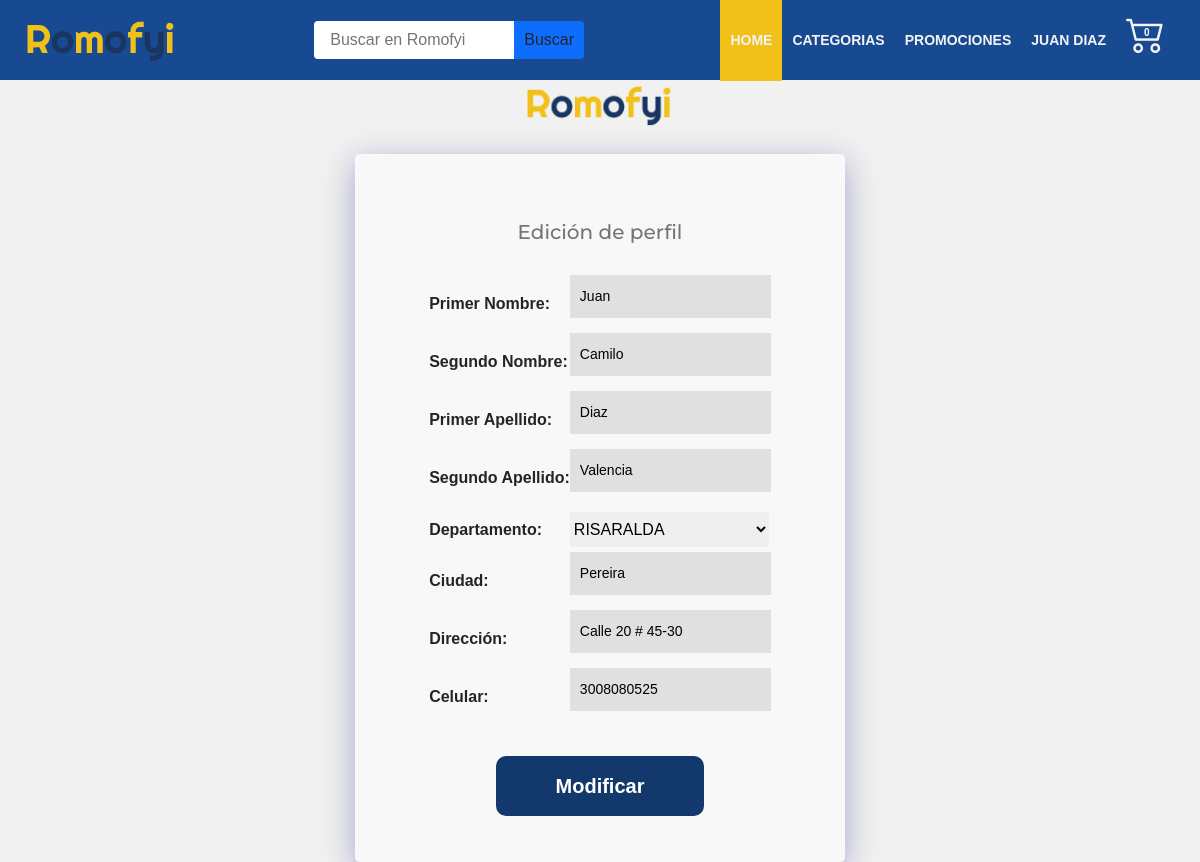
/modPerfUs/ (signed in), run on the app's committed database.
### Aplicaciones/Usuarios/models.py (models this page shows, shortened)
class PerfilUsuario(models.Model):
    nombre1 = models.CharField(max_length=30, default="user")
    nombre2 = models.CharField(max_length=30, default="default")
    primerApellido = models.CharField(max_length=50,default="")
    segundoApellido = models.CharField(max_length=50,default="")
    user = models.OneToOneField(User, null=False, blank=False, on_delete=models.CASCADE)
    departamento = models.CharField(max_length=50,choices = departamento, default = '')
    ciudad = models.CharField(max_length=50, default="")
    celular = models.CharField(max_length=10,default="")
    direccion = models.CharField(max_length=50,default="")
    created_at = models.DateTimeField(auto_now_add=True)

### Aplicaciones/Usuarios/views.py (the view)
# urls.py: path('modPerfUs/', modificarPerUsuario, name ='ModificarPerfil'),
def modificarPerUsuario(request):
    user = request.user.id
    us = PerfilUsuario.objects.get(user_id = user)
    if request.method == 'POST':
        form = editarDatos(request.POST, request.FILES, instance= us)
        if form.is_valid():
            nom1 = request.POST.get('nombre1')
            nom2 = request.POST.get('nombre2')
            apel1 = request.POST.get('primerApellido')
            apel2 = request.POST.get('segundoApellido')
            dir = request.POST.get('direccion')
            depart = request.POST.get('departamento')
            ciudad = request.POST.get('ciudad')
            cel = request.POST.get('celular')
            us.nombre1 = nom1
            us.nombre2 = nom2
            us.segundoApellido = apel2
            us.primerApellido = apel1
            us.departamento = depart
            us.ciudad = ciudad
            us.direccion = dir
            us.celular = cel
            us.save()
            return redirect ('/')
    else:
        form=editarDatos(instance=us)
    context={
            'form':form,
        }
    return render (request, "registration/edicionPerfilUs.html", context)

### Aplicaciones/tiendaEnLinea/forms.py
class editarDatos(forms.ModelForm):
    nombre1 =           forms.CharField(label='Primer Nombre',required=False,)
    nombre2 =           forms.CharField(label='Segundo Nombre',required=False,)
    primerApellido =    forms.CharField(label='Primer Apellido',required=False,)
    segundoApellido =   forms.CharField(label='Segundo Apellido',required=False,)
    departamento =   forms.ChoiceField(label='Departamento',required=False, choices= departamento)
    ciudad =   forms.CharField(label='Ciudad',required=False,)
    direccion =   forms.CharField(label='Dirección',required=False,)
    celular =   forms.CharField(label='Celular',required=False,)
    class Meta:
        model = PerfilUsuario
        fields = ['nombre1','nombre2','primerApellido','segundoApellido','departamento','ciudad','direccion','celular']

### Aplicaciones/carrito/context_processor.py (called while the page is built)
def importe_total_carro(request):
    carro = Carro(request)
    total = 0
    CantTotal = 0
    if request.user.is_authenticated:
        for key, value in request.session["carro"].items():
            total = total + int(value["precio"])
            CantTotal = CantTotal + int(value["cantidad"])
    return{"importe_total_carro":total,"importe_CantTotal_carro":CantTotal}

### Aplicaciones/tiendaEnLinea/templates/registration/edicionPerfilUs.html (shortened to what this page needs)
{% extends 'base/base.html' %}
{% load static %}
{% block content %}
    <section class="section_form">
        <picture>
            <img src="{% static 'img/Logo/logo.png' %}" class="logo_login" alt="">
        </picture>
        <form class="form-login" method="POST">
            <h5>Edición de perfil</h5>
            <table class="registro__container">
                {{ form.as_table }}
            </table>
            <button class="buttons button--registro" type="submit">Modificar</button>
        </form>
    </section>
{% endblock %}

### Aplicaciones/tiendaEnLinea/templates/navbar.html (shortened to what this page needs)
{% load static %}
{% load humanize %}
<div class="nav_container">
    <a href="{% url 'tiendaEnLinea:index'%}" class="logo_nav_container">
        <picture>
            <img src="{% static 'img/Logo/logo.png' %}" class="logo_nav" alt="">
        </picture>
    </a>
    <form class="container__buscador " action="{% url 'tiendaEnLinea:search' %}">
        <input class="buscador" type="search" name="busqueda" placeholder="Buscar en Romofyi">
        <button class="boton_buscar" type="submit">Buscar</button>
    </form>
    <ul class="nav-menu .nav-menu_visible">
        <li	li class="nav-menu-item">
            <a href="{% url 'tiendaEnLinea:index'%}" class="nav-menu-link nav-links nav-menu-link_active">Home</a>
        </li>
        <li class="nav-menu-item">
            <a href="{% url 'tiendaEnLinea:categorias' %}" class="nav-menu-link nav-links ">Categorias</a>
        </li>
        <li class="nav-menu-item">
            <a href="#" class="nav-menu-link nav-links ">Promociones</a>
        </li>
        {% if request.user.is_authenticated %}
            <li class="nav-menu-item dropdown hidden-movil">
                <a href="{% url 'tiendaEnLinea:ModificarPerfil' %}" class="nav-menu-link nav-links usuario">{{user.perfilusuario.nombre1}} {{user.perfilusuario.primerApellido}}</a>
            </li>
            <li class="nav-menu-item bag">
                {% if request.session.carro.items %}
                    <a  class="padding nav-links " href="/mycart" > <i class="bi bi-cart2 tamanho"></i><p>{{importe_CantTotal_carro|intcomma}}</p> </a>
                {% else %}
                    <a  class="padding nav-links " href="/mycart" > <i class="bi bi-cart2 tamanho"></i><p>0</p> </a>
                {% endif %}
            </li>
        {% else %}
            <li class="nav-menu-item">
                <a href="{% url 'tiendaEnLinea:login' %}" class="nav-menu-link nav-links ">Identificate</a>
            </li>
        {% endif %}
    </ul>
</div>

### static/styleheets/base.css (style rules this page uses)
* { margin: 0; padding: 0; box-sizing: border-box; font-family: sans-serif; border: 0px; }
html { height: 100%; }
.body { padding: 0px 0px 0; background-color: #F1F1F1; font-family: sans-serif; font-weight: 100; scroll-behavior: smooth; min-height: 100%; justify-items: center; display:flex; flex-direction: column; align-items: center; }
a:link, a:visited, a:active { text-decoration:none; }
:root { --azul: #13386C; --dorado: #F1C119; --gris: #f2f2f2; }

### static/styleheets/estilosGenerales.css (style rules this page uses)
#id_departamento { width: 199px; margin: 5px 0px 5px 0; }

### static/styleheets/nav.css (style rules this page uses)
.nav_container { width: 100%; display: flex; justify-content: space-between; align-items: center; height: 80px; padding: 0 25px; z-index: 100; }
.nav-menu { display: flex; list-style: none; justify-content: space-between; align-items: center; margin: 0; padding: 0; }
.nav-links { text-decoration: none; color: rgb(243, 243, 243); font-weight: bold; font-size: 14px; }
.nav-menu-item { font-size: 12px; line-height: 60px; text-transform: uppercase; width: max-content; }
.bag { padding: 5px 10px; position: relative; }
.bag p { color: white; position: absolute; left: 28px; top: 2.5px; font-size: 10px; }
.padding { padding: 28px 0; }
.nav-menu-link { padding: 33px 10px; }
.nav-menu-link:hover,.nav-menu-link_active, .bag:hover { background-color: var(--dorado); transition: 0.5s; }
.dropdown { display: inline-block; position: relative; }
.container__buscador { display: flex; justify-content: center; }
.buscador { height: 38px; width: 200px; padding: 14px 32px 14px 16px; outline: none; border-radius: 0.25rem 0 0 0.25rem ; }
.boton_buscar { height: 38px; width: 70px; display: inline-block; font-weight: 400; line-height: 1.5; color: #212529; text-align: center; text-decoration: none; vertical-align: middle; cursor: pointer; -webkit-user-select: none; -moz-user-select: none; user-select: none; background-color: #0d6efd; font-size: 1rem; border-radius: 0 0.25rem 0.25rem 0 ; transition: color .15s }
.tamanho { font-size: 39px; }

### static/styleheets/OtrasPaginas/detalle.css (style rules this page uses)
p { margin: 0; padding: 0; }

### static/styleheets/GestionCarrito/carrito.css (style rules this page uses)
p,h1,h2,h3,h4,h5 { color: rgb(71, 71, 71); }

### static/styleheets/GestionCarrito/formEnvio.css (style rules this page uses)
#id_departamento { height: 35px ; }

### static/styleheets/GestionPerfiles/login.css (style rules this page uses)
* { margin: 0; padding: 0; }
.section_form { margin-top: 80px; font-family: Arial, Helvetica, sans-serif; width: 100%; display: flex; flex-direction: column; justify-content: center; align-items: center; }
.form-login { display: flex; flex-direction: column; justify-content: center; align-items: center; width: 490px; padding: 35px 61px; background: rgba( 255, 255, 255, 0.5 ); box-shadow: 0 8px 32px 0 rgba( 31, 38, 135, 0.37 ); backdrop-filter: blur( 9px ); -webkit-backdrop-filter: blur( 9px ); border-radius: 5px; border: 1px solid rgba( 255, 255, 255, 0.18 ); }
.logo_login { width: 150px; margin-bottom: 25px; }
.form-login h5 { width: 80%; font-family: 'Montserrat', sans-serif; text-align: center; height: 25px; margin: 30px 0; font-size: 20px; color: #747474; }
.buttons { background-color: #13386c; color: white; font-size: 20px; padding: 15px 60px; text-decoration: none; border-radius: 10px; font-weight: bold; cursor: pointer; height: 60px; transition: background-color .5s; }
.registro__container { display: flex; flex-direction: column; justify-content: center; align-items: flex-end; gap: 15px; }
.registro__container input { color: rgb(0, 0, 0); border: 0; outline: none; border-radius: 0; margin-bottom: 15px; padding: 11px 10px; font-size: 14px; background-color: rgb(224, 224, 224); }
.button--registro { margin-top: 30px; margin-bottom: 10px; }

### data on the page
PerfilUsuario: nombre1 "Juan", nombre2 "Camilo", primerApellido "Diaz", segundoApellido "Valencia", departamento "RISARALDA", ciudad "Pereira", direccion "Calle 20 # 45-30", celular "3008080525"

### other printed values
{{ user.perfilusuario.nombre1 }} "JUAN"
{{ user.perfilusuario.primerApellido }} "DIAZ"
